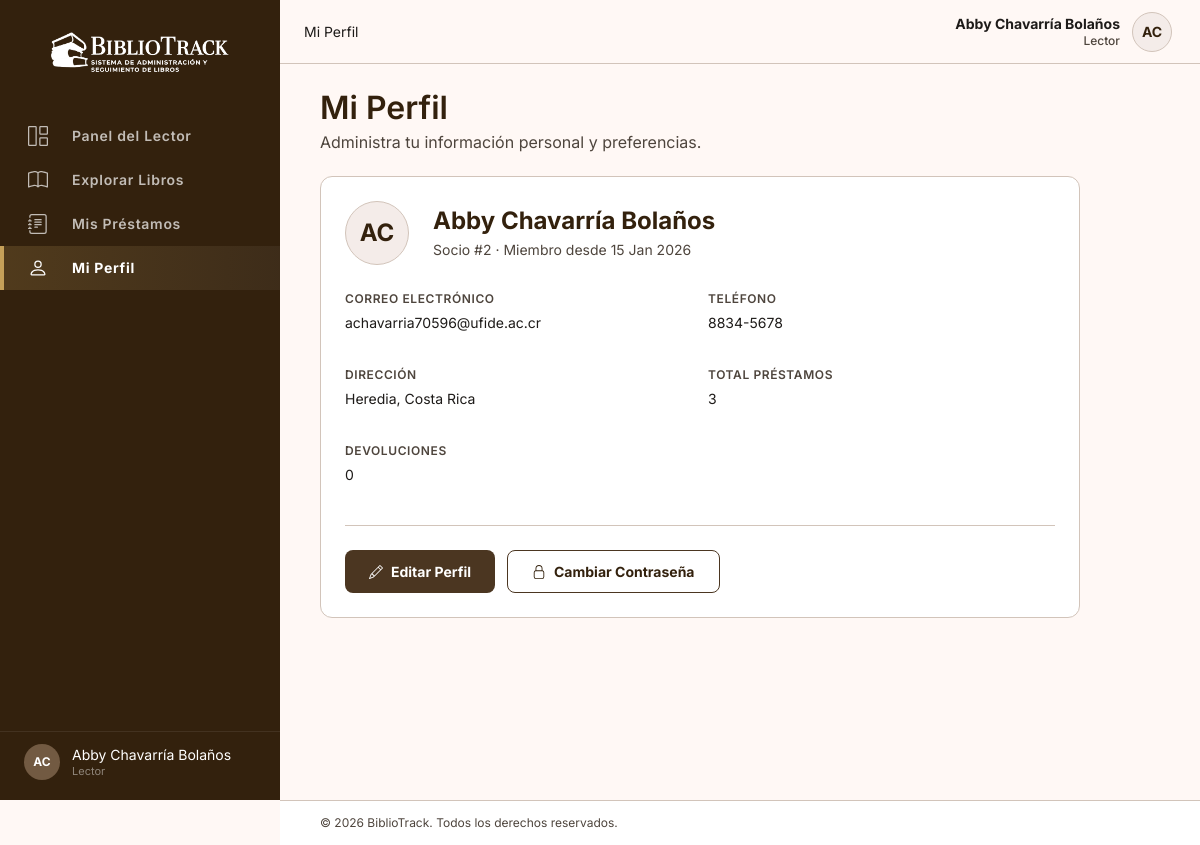
The page /index.php?controller=lector&action=perfil (signed in) on the database its author committed.
### tables this page shows
CREATE TABLE usuarios (
    usuario_id      INT AUTO_INCREMENT PRIMARY KEY,
    codigo          VARCHAR(20)  NOT NULL UNIQUE,
    nombre_completo VARCHAR(150) NOT NULL,
    identificacion  VARCHAR(30)  NOT NULL UNIQUE,
    correo          VARCHAR(150) NOT NULL UNIQUE,
    telefono        VARCHAR(20),
    direccion       VARCHAR(255),
    password_hash   VARCHAR(255) NOT NULL,
    rol             ENUM('admin', 'lector') NOT NULL DEFAULT 'lector',
    estado          ENUM('activo', 'inactivo') NOT NULL DEFAULT 'activo',
    fecha_registro  DATETIME NOT NULL DEFAULT CURRENT_TIMESTAMP,
    ultimo_acceso   DATETIME NULL
);

### controllers/LectorController.php (called while the page is built, shortened)
<?php
require_once __DIR__ . '/../models/UsuarioModel.php';
require_once __DIR__ . '/../models/PrestamoModel.php';
class LectorController
{
    private UsuarioModel $usuarioModel;
    private PrestamoModel $prestamoModel;
    public function __construct()
    {
        $this->usuarioModel   = new UsuarioModel();
        $this->prestamoModel  = new PrestamoModel();
    }
    public function perfil(): void
    {
        $usuarioId      = $_SESSION['usuario']['usuario_id'];
        $usuario        = $this->usuarioModel->getById($usuarioId);
        $totalPrestamos = $this->prestamoModel->contarTotal($usuarioId);
        $devoluciones   = $this->prestamoModel->contarDevolucionesAnioActual($usuarioId);
        require __DIR__ . '/../views/lector/perfil.php';
    }
}

### models/UsuarioModel.php (called while the page is built, shortened)
<?php
require_once __DIR__ . '/../config/database.php';
class UsuarioModel
{
    private PDO $db;
    public function __construct()
    {
        $this->db = Database::getConnection();
    }
    public function getById(int $id): array|false
    {
        $stmt = $this->db->prepare(
            "SELECT *
             FROM usuarios
             WHERE usuario_id = :id
             LIMIT 1"
        );
        $stmt->execute([':id' => $id]);
        return $stmt->fetch();
    }
}

### config/database.php (called while the page is built, shortened)
<?php
class Database
{
    private static string $host = 'db';
    private static string $dbname = 'bibliotrack';
    private static string $user = 'root';
    private static string $password = 'root';
    private static ?PDO $instance = null;
    public static function getConnection(): PDO
    {
        if (self::$instance === null) {
            $dsn = "mysql:host=" . self::$host .
                   ";dbname=" . self::$dbname .
                   ";charset=utf8mb4";
            try {
                self::$instance = new PDO(
                    $dsn,
                    self::$user,
                    self::$password,
                    [
                        PDO::ATTR_ERRMODE => PDO::ERRMODE_EXCEPTION,
                        PDO::ATTR_DEFAULT_FETCH_MODE => PDO::FETCH_ASSOC,
                        PDO::ATTR_EMULATE_PREPARES => false,
                    ]
                );
            } catch (PDOException $e) {
                http_response_code(500);
                die(
                    '<h2>Error con la conexión a la base de datos.</h2>
                    <p>' . $e->getMessage() . '</p>'
                );
            }
        }
        return self::$instance;
    }
}

### models/PrestamoModel.php (called while the page is built, shortened)
<?php
require_once __DIR__ . '/../config/database.php';
class PrestamoModel
{
    private PDO $db;
    public function __construct()
    {
        $this->db = Database::getConnection();
    }
    public function contarTotal(int $usuarioId): int
    {
        $stmt = $this->db->prepare('SELECT COUNT(*) FROM prestamos WHERE usuario_id = :usuario_id');
        $stmt->execute([':usuario_id' => $usuarioId]);
        return (int) $stmt->fetchColumn();
    }
    public function contarDevolucionesAnioActual(int $usuarioId): int
    {
        $sql = "
            SELECT COUNT(*)
            FROM devoluciones d
            INNER JOIN prestamos p ON d.prestamo_id = p.prestamo_id
            WHERE p.usuario_id = :usuario_id AND YEAR(d.fecha_devolucion) = YEAR(CURDATE())
        ";
        $stmt = $this->db->prepare($sql);
        $stmt->execute([':usuario_id' => $usuarioId]);
        return (int) $stmt->fetchColumn();
    }
}

### views/lector/perfil.php (the view, shortened to what this page needs)
<?php
$pageCss           = 'perfil.css';
$topbarTitulo      = 'Mi Perfil';
$activeNav         = 'perfil';
require __DIR__ . '/../layout/header.php';
?>
<div class="pagina-encabezado">
  <div><h1>Mi Perfil</h1><p>Administra tu información personal y preferencias.</p></div>
</div>
<div class="card" id="perfil-contenido">
  <div class="perfil-encabezado">
    <div class="avatar perfil-avatar"><?= htmlspecialchars($iniciales) ?></div>
    <div>
      <h2 class="perfil-nombre"><?= htmlspecialchars($usuario['nombre_completo']) ?></h2>
      <p class="perfil-meta">Socio #<?= (int) $usuario['usuario_id'] ?> &middot; Miembro desde <?= htmlspecialchars((new DateTime($usuario['fecha_registro']))->format('d M Y')) ?></p>
    </div>
  </div>
  <div class="detalle-grid">
    <div class="detalle-campo"><div class="detalle-label">Correo Electrónico</div><div class="detalle-valor" id="perfil-correo-valor"><?= htmlspecialchars($usuario['correo']) ?></div></div>
    <div class="detalle-campo"><div class="detalle-label">Teléfono</div><div class="detalle-valor" id="perfil-telefono-valor"><?= htmlspecialchars($usuario['telefono'] ?? '') ?></div></div>
    <div class="detalle-campo"><div class="detalle-label">Dirección</div><div class="detalle-valor" id="perfil-direccion-valor"><?= htmlspecialchars($usuario['direccion'] ?? '') ?></div></div>
    <div class="detalle-campo"><div class="detalle-label">Total Préstamos</div><div class="detalle-valor"><?= (int) $totalPrestamos ?></div></div>
    <div class="detalle-campo"><div class="detalle-label">Devoluciones</div><div class="detalle-valor"><?= (int) $devoluciones ?></div></div>
  </div>
  <div class="perfil-acciones">
    <button class="btn btn-primario" id="btn-editar-perfil"><i class="bi bi-pencil"></i> Editar Perfil</button>
    <button class="btn btn-outline" id="btn-cambiar-clave"><i class="bi bi-lock"></i> Cambiar Contraseña</button>
  </div>
</div>
<?php require __DIR__ . '/../layout/footer.php'; ?>

### views/layout/header.php (shortened to what this page needs)
<?php
$usuarioSesion   = $_SESSION['usuario'] ?? null;
$rolSesion       = $usuarioSesion['rol'] ?? 'lector';
$nombreCompleto  = $usuarioSesion['nombre_completo'] ?? 'Invitado';
$rolLabel        = $rolSesion === 'admin' ? 'Administradora' : 'Lector';
$partesNombre = preg_split('/\s+/', trim($nombreCompleto));
$iniciales = mb_strtoupper(mb_substr($partesNombre[0] ?? '', 0, 1));
if (isset($partesNombre[1])) {
    $iniciales .= mb_strtoupper(mb_substr($partesNombre[1], 0, 1));
}
$navAdmin = [
    ['key' => 'dashboard',    'href' => 'index.php?controller=dashboard&action=index', 'icon' => 'bi-grid-1x2',        'label' => 'Panel Principal'],
    ['key' => 'libros',       'href' => 'index.php?controller=libros&action=index',    'icon' => 'bi-book',            'label' => 'Gestión de Libros'],
    ['key' => 'usuarios',     'href' => 'index.php?controller=usuarios&action=index',  'icon' => 'bi-people',          'label' => 'Gestión de Usuarios'],
    ['key' => 'prestamos',    'href' => 'index.php?controller=prestamos&action=index', 'icon' => 'bi-arrow-left-right','label' => 'Préstamos y Devoluciones'],
    ['key' => 'inventario',   'href' => 'index.php?controller=inventario&action=index','icon' => 'bi-box-seam',        'label' => 'Inventario'],
    ['key' => 'reportes',     'href' => 'index.php?controller=reportes&action=index',  'icon' => 'bi-bar-chart-line',  'label' => 'Reportes y Estadísticas'],
    ['key' => 'perfil-admin', 'href' => 'index.php?controller=dashboard&action=perfil', 'icon' => 'bi-person',          'label' => 'Mi Perfil'],
];
$navLector = [
    ['key' => 'lector',       'href' => 'index.php?controller=lector&action=index',       'icon' => 'bi-grid-1x2',   'label' => 'Panel del Lector'],
    ['key' => 'explorar',     'href' => 'index.php?controller=lector&action=explorar',    'icon' => 'bi-book',       'label' => 'Explorar Libros'],
    ['key' => 'misPrestamos', 'href' => 'index.php?controller=lector&action=misPrestamos','icon' => 'bi-journal-text','label' => 'Mis Préstamos'],
    ['key' => 'perfil',       'href' => 'index.php?controller=lector&action=perfil',      'icon' => 'bi-person',     'label' => 'Mi Perfil'],
];
$navLinks   = $rolSesion === 'admin' ? $navAdmin : $navLector;
?>
<!DOCTYPE html>
<html lang="es">
  <head>
    <link rel="stylesheet" href="css/style.css">
    <link rel="stylesheet" href="css/<?= htmlspecialchars($pageCss) ?>">
  </head>
  <body>
    <aside class="sidebar" id="menu-principal">
      <div class="sidebar-logo">
        <img src="img/logo-blanco.png" alt="BiblioTrack">
      </div>
      <nav class="sidebar-nav">
        <?php foreach ($navLinks as $link): ?>
          <a href="<?= htmlspecialchars($link['href']) ?>" class="<?= $link['key'] === $activeNav ? 'activo' : '' ?>">
            <i class="bi <?= htmlspecialchars($link['icon']) ?>"></i> <?= htmlspecialchars($link['label']) ?>
          </a>
        <?php endforeach; ?>
      </nav>
      <div class="sidebar-usuario">
        <div class="avatar-sm"><?= htmlspecialchars($iniciales) ?></div>
        <div class="detalle">
          <?= htmlspecialchars($nombreCompleto) ?>
          <span><?= htmlspecialchars($rolLabel) ?></span>
        </div>
      </div>
    </aside>
    <header class="topbar">
      <span class="topbar-titulo"><?= htmlspecialchars($topbarTitulo) ?></span>
      <div class="topbar-acciones">
        <div class="topbar-usuario" tabindex="0">
          <div class="info-usuario">
            <strong><?= htmlspecialchars($nombreCompleto) ?></strong>
            <span><?= htmlspecialchars($rolLabel) ?></span>
          </div>
          <div class="avatar"><?= htmlspecialchars($iniciales) ?></div>
        </div>
      </div>
    </header>
    <main class="contenido-principal">

### css/perfil.css (style rules this page uses)
#perfil-contenido { max-width: 760px; }
.perfil-acciones { flex-wrap: wrap; }

### rows shown on the page
usuarios: nombre_completo "AC", nombre_completo "Abby Chavarría Bolaños", rol "Lector", usuario_id "2", fecha_registro "15 Jan 2026", correo "achavarria70596@ufide.ac.cr", telefono "8834-5678", direccion "Heredia, Costa Rica"

### other values the page prints
$link['label'] "Panel del Lector"
$link['label'] "Explorar Libros"
$link['label'] "Mis Préstamos"
$link['label'] "Mi Perfil"
$topbarTitulo "Mi Perfil"
$totalPrestamos "3"
$devoluciones "0"
